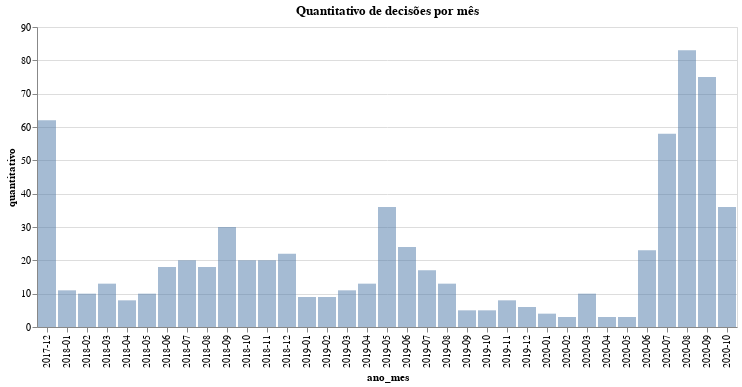

Notebook code cell kept with this figure:
### Code cell
alt.Chart(qtde_por_mes).mark_bar(opacity=0.5).encode(
    alt.X("ano_mes"),
    alt.Y("quantitativo", stack=None),
    #alt.Color('legislationType:N', legend=alt.Legend(title="Tipo do Normativo"), scale=alt.Scale(scheme='dark2')),
    tooltip=['ano_mes', 'quantitativo'],
).properties(
    title='Quantitativo de decisões por mês'
).interactive()

### Figure 1 — Vega-Lite specification as saved in the notebook (floating-point values rounded to 4 significant figures)
{"config": {"view": {"continuousWidth": 400, "continuousHeight": 300}}, "data": {"name": "data-cd840443fb9fcacad58dd2faa25dc797"}, "mark": {"type": "bar", "opacity": 0.5}, "encoding": {"tooltip": [{"type": "nominal", "field": "ano_mes"}, {"type": "quantitative", "field": "quantitativo"}], "x": {"type": "nominal", "field": "ano_mes"}, "y": {"type": "quantitative", "field": "quantitativo", "stack": null}}, "selection": {"selector001": {"type": "interval", "bind": "scales", "encodings": ["x", "y"]}}, "title": "Quantitativo de decisões por mês", "$schema": "https://vega.github.io/schema/vega-lite/v4.8.1.json", "datasets": {"data-cd840443fb9fcacad58dd2faa25dc797": [{"ano_mes": "2017-12", "quantitativo": 62}, {"ano_mes": "2018-01", "quantitativo": 11}, {"ano_mes": "2018-02", "quantitativo": 10}, {"ano_mes": "2018-03", "quantitativo": 13}, {"ano_mes": "2018-04", "quantitativo": 8}, {"ano_mes": "2018-05", "quantitativo": 10}, {"ano_mes": "2018-06", "quantitativo": 18}, {"ano_mes": "2018-07", "quantitativo": 20}, {"ano_mes": "2018-08", "quantitativo": 18}, {"ano_mes": "2018-09", "quantitativo": 30}, {"ano_mes": "2018-10", "quantitativo": 20}, {"ano_mes": "2018-11", "quantitativo": 20}, {"ano_mes": "2018-12", "quantitativo": 22}, {"ano_mes": "2019-01", "quantitativo": 9}, {"ano_mes": "2019-02", "quantitativo": 9}, {"ano_mes": "2019-03", "quantitativo": 11}, {"ano_mes": "2019-04", "quantitativo": 13}, {"ano_mes": "2019-05", "quantitativo": 36}, {"ano_mes": "2019-06", "quantitativo": 24}, {"ano_mes": "2019-07", "quantitativo": 17}, {"ano_mes": "2019-08", "quantitativo": 13}, {"ano_mes": "2019-09", "quantitativo": 5}, {"ano_mes": "2019-10", "quantitativo": 5}, {"ano_mes": "2019-11", "quantitativo": 8}, {"ano_mes": "2019-12", "quantitativo": 6}, {"ano_mes": "2020-01", "quantitativo": 4}, {"ano_mes": "2020-02", "quantitativo": 3}, {"ano_mes": "2020-03", "quantitativo": 10}, {"ano_mes": "2020-04", "quantitativo": 3}, {"ano_mes": "2020-05", "quantitativo": 3}, {"ano_mes": "2020-06", "quantitativo": 23}, {"ano_mes": "2020-07", "quantitativo": 58}, {"ano_mes": "2020-08", "quantitativo": 83}, {"ano_mes": "2020-09", "quantitativo": 75}, {"ano_mes": "2020-10", "quantitativo": 36}]}}
